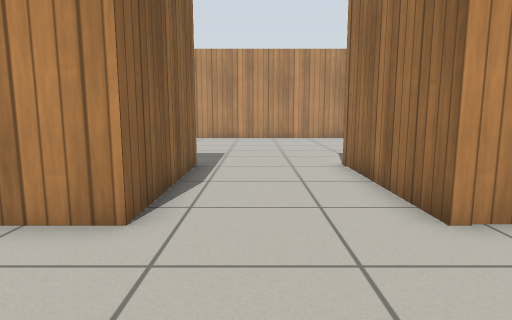
[1] (above)

12 first-person views from a walk through a world built for the Gazebo simulator. The camera is 0.72 m above the floor, tilts 8° down and sees 75° across. The floor is counted in squares, 0.5 m on a side. Each view is taken from the middle of a square. On the plan, view 1 faces up. The plan holds only what a view shows up to about 15 squares ahead; the rest is blank. Gazebo's built-in surfaces are drawn with simple patterns.

[2]
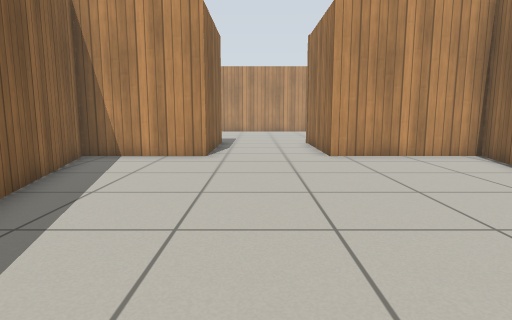

[3]
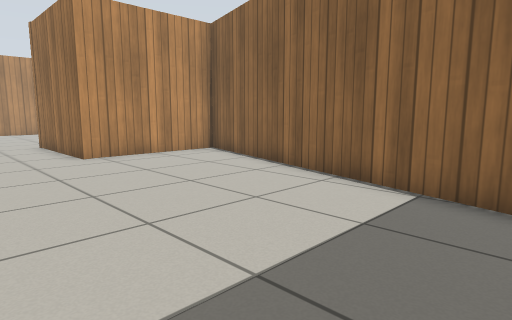

[4]
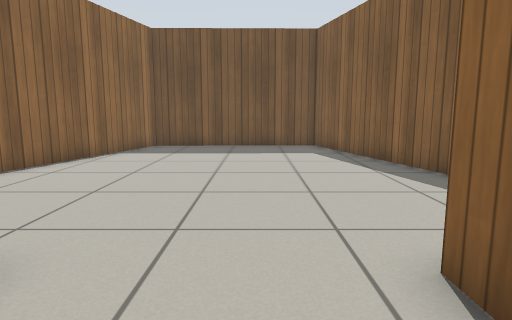

[5]
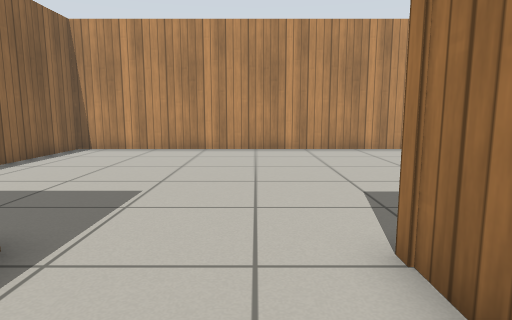

[6]
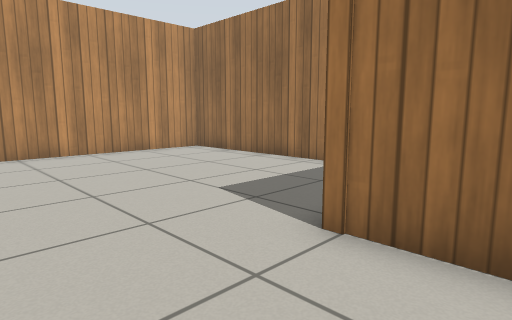

[7]
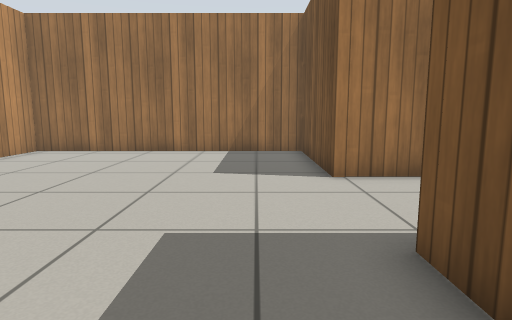

[8]
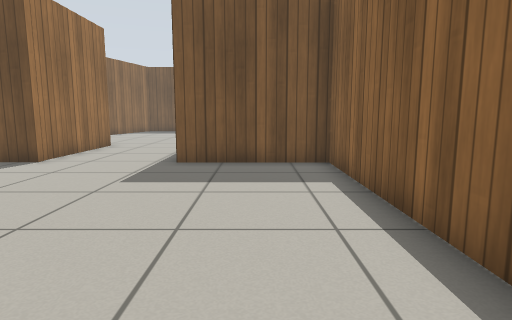

[9]
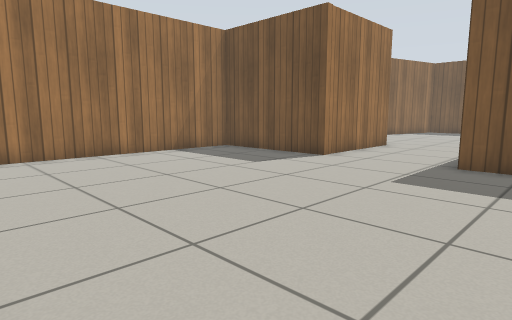

[10]
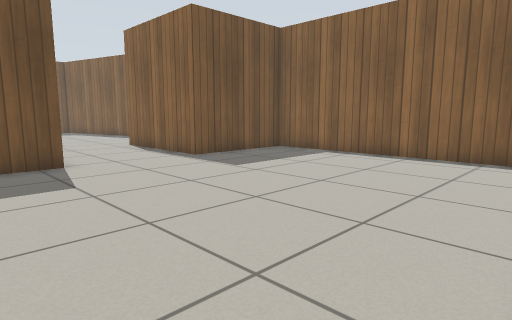

[11]
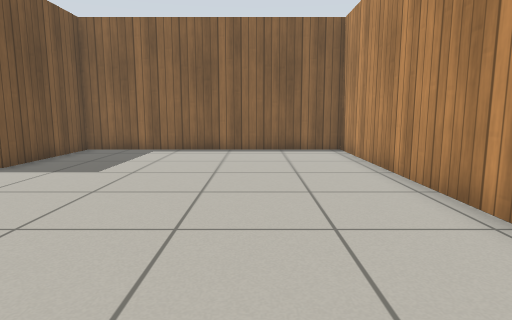

[12]
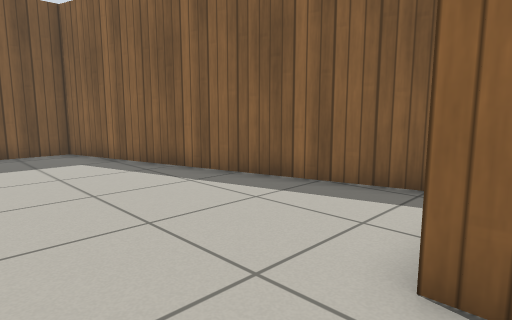

### Floor plan
Points are (right, up) in squares from view 1. A wall is a line through its corners. A room is listed if a view was taken in it or the views show most of it. See-through windows are left out.
Room 1 (views 1, 2, 3)
walls: (-1.7, 4.2) (-5.8, 4.2) (-2.6, -7.8) (4.4, -7.8) (7.6, 4.2) (2.5, 4.2)
ways out: opening at (0, 3.2) to room 2
Room 2 (views 4, 5, 6, 7, 8, 9, 10, 11, 12)
walls: (2.5, 4.2) (2.5, 9.3) (7.6, 9.3) (7.6, 19.4) (-6.1, 19.4) (-6.1, 9.3) (-1.7, 9.3) (-1.7, 4.2)
ways out: opening at (0, 3.2) to room 1

Positions as (right, up) in squares from view 1, and headings:
1: (0, 0), facing up
2: (0, -7), facing up
3: (-1, -7), facing up-right
4: (0, 7), facing down
5: (1, 6), facing up
6: (-1, 7), facing up-right
7: (-5, 11), facing right
8: (-4, 19), facing down
9: (-4, 19), facing down-right
10: (5, 19), facing down-left
11: (7, 16), facing left
12: (1, 5), facing down-left
